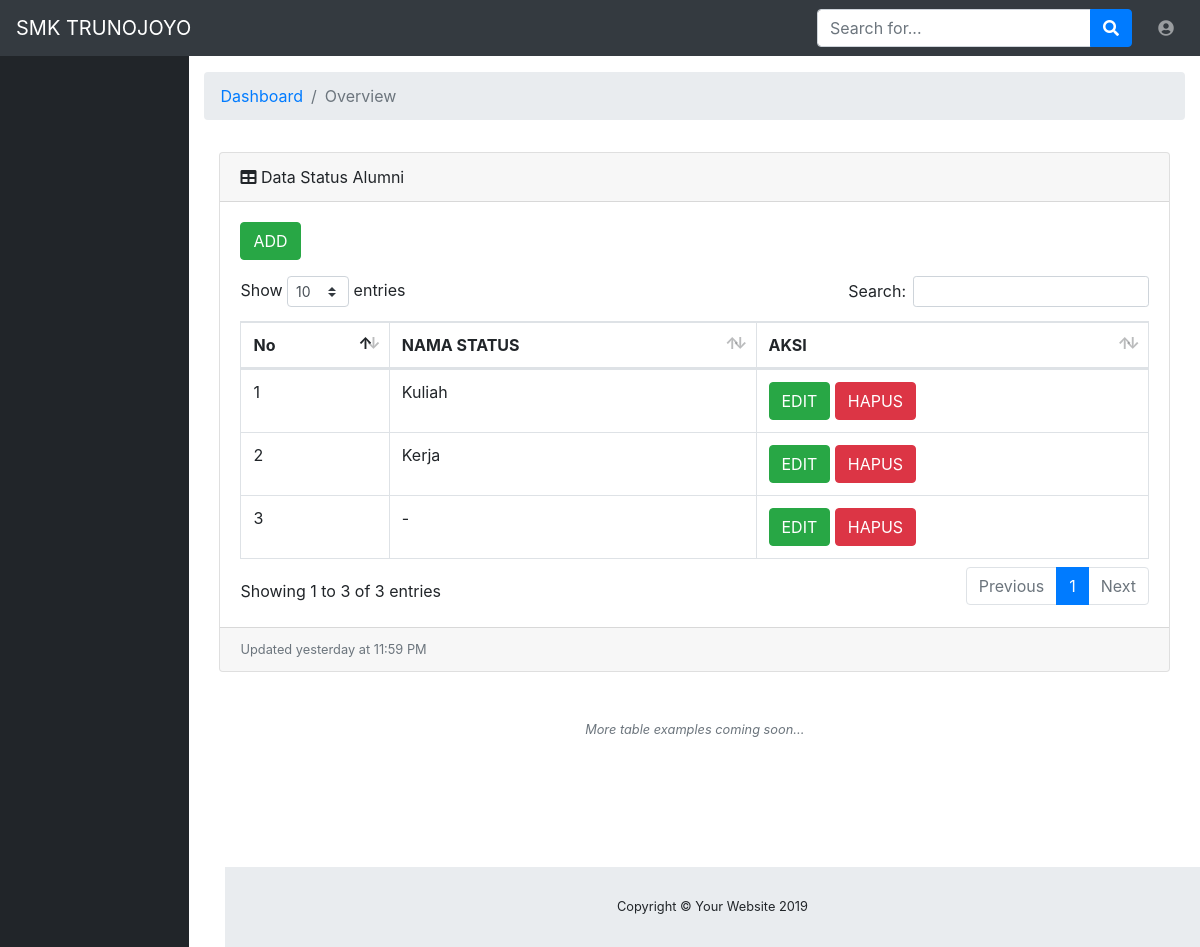
The app's page /admin/media.php?halaman=status_alumni with its own data.
### tables this page shows
CREATE TABLE `status_alumni` (
  `id_status` int(11) NOT NULL,
  `nama_status` varchar(100) NOT NULL
);

### admin/data_status_alumni.php (the view, shortened to what this page needs)
<?php
include "../config/koneksi.php";
?>
<!DOCTYPE html>
<html lang="en">
<head>
  <link href="vendor/fontawesome-free/css/all.min.css" rel="stylesheet" type="text/css">
  <link href="vendor/datatables/dataTables.bootstrap4.css" rel="stylesheet">
  <link href="css/sb-admin.css" rel="stylesheet">
</head>
<body id="page-top">
  <div id="wrapper">
    <div id="content-wrapper">
      <div class="container-fluid">
        <div class="card mb-3">
          <div class="card-header">
            <i class="fas fa-table"></i>
            Data Status Alumni</div>
          <div class="card-body">
            <div class="table-responsive">
              <table class="table table-bordered" id="dataTable" width="100%" cellspacing="0">
              <p><a class="btn btn-success" href="media.php?halaman=status_alumni_add">ADD</a></p>
                <thead>
                  <tr>
                    <th>No</th>
                    <th>NAMA STATUS</th>
                    <th>AKSI</th>
                  </tr>
                </thead>
                <tbody>
                <?php
		$no = 1;
		$data = mysqli_query($koneksi,"select * from status_alumni");
		while($d = mysqli_fetch_array($data)){
			?>
			<tr>
				<td><?php echo $no++; ?></td>
                <td><?php echo $d['nama_status']; ?></td>
				<td>
					<a class="btn btn-success" href="media.php?halaman=status_alumni_edit&id_status=<?php echo $d['id_status']; ?>">EDIT</a>
					<a class="btn btn-danger" href="proses_status_alumni.php?id_status=<?php echo $d['id_status']; ?>">HAPUS</a>
				</td>
			</tr>
			<?php
		}
		?>
                </tbody>
              </table>
            </div>
          </div>
          <div class="card-footer small text-muted">Updated yesterday at 11:59 PM</div>
        </div>
        <p class="small text-center text-muted my-5">
          <em>More table examples coming soon...</em>
        </p>
      </div>
      <footer class="sticky-footer">
        <div class="container my-auto">
          <div class="copyright text-center my-auto">
            <span>Copyright © Your Website 2019</span>
          </div>
        </div>
      </footer>
    </div>
  </div>
</body>
</html>

### records on screen
status_alumni: nama_status "Kuliah"
status_alumni: nama_status "Kerja"
status_alumni: nama_status "-"
